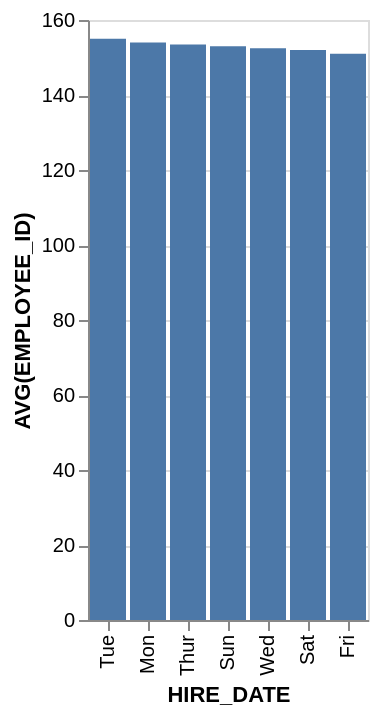

Here is the Vega-Lite specification saved for this chart:
### Vega-Lite specification from a JSON file in a GitHub repository (floating-point values rounded to 4 significant figures)
{"data": {"values": [{"x_data": "Tue", "y_data": 155}, {"x_data": "Mon", "y_data": 154}, {"x_data": "Thur", "y_data": 153.5}, {"x_data": "Sun", "y_data": 153}, {"x_data": "Wed", "y_data": 152.5}, {"x_data": "Sat", "y_data": 152}, {"x_data": "Fri", "y_data": 151}]}, "mark": "bar", "encoding": {"x": {"field": "x_data", "type": "nominal", "title": "HIRE_DATE", "sort": {"op": "sum", "field": "y_data", "order": "descending"}}, "y": {"field": "y_data", "type": "quantitative", "title": "AVG(EMPLOYEE_ID)"}}}
